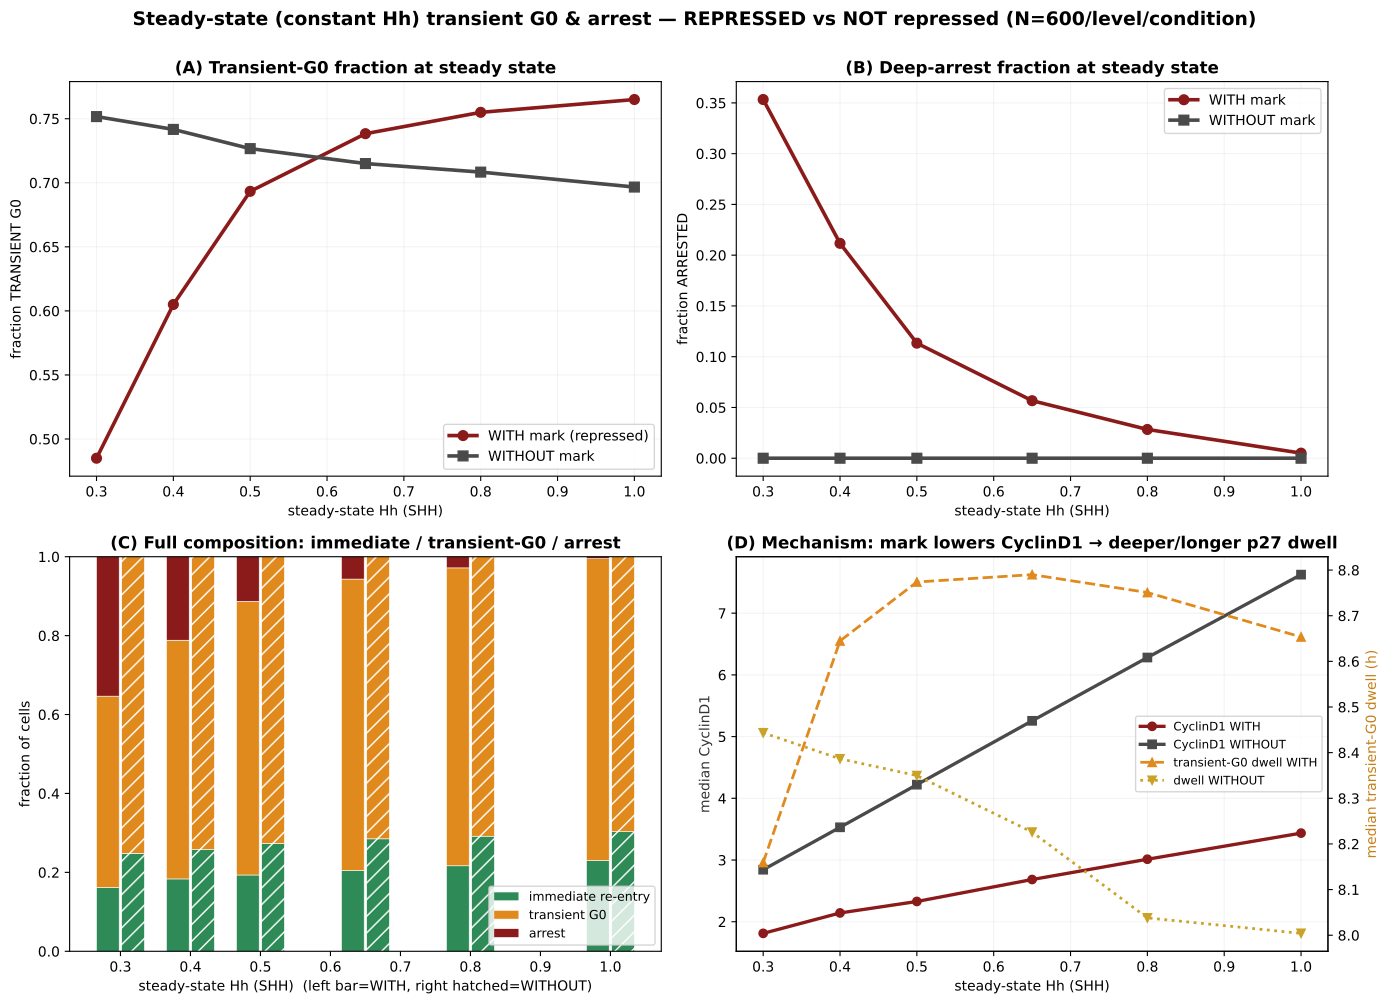

Generate this figure with Python:
"""STEADY-STATE transient-G0 fraction vs constant Hh — REPRESSED (f0_mk=0.233) vs NOT repressed (f0_mk=1.0).

Companion to sim_singlecell_withdrawal_g0: during WITHDRAWAL the transient-G0 count is confounded by arrest
(a repressed cell that would dwell in transient G0 may instead drop to terminal arrest). Holding Hh CONSTANT
removes that — each heterogeneous cell settles into a limit cycle (or arrests) and we classify it once.

Per-cell heterogeneity (paired across conditions; same draws as the withdrawal sim):
  mu, del_mk, kDeEZ, P21_div (birth p27), k_Cd_translation (CyclinD1 setpoint).
Classification at steady state (probe_transient_g0 / sim_g0_bifurcation conventions):
  divisions = MPF peaks; dwell = period × fraction-of-cycle in (pre-S ∧ p27>0.1).
  <2 divisions               -> ARREST (deep quiescence)
  cycling, dwell ≥ 2 h       -> TRANSIENT G0 (CDK2-low branch)
  cycling, dwell < 2 h       -> IMMEDIATE re-entry (CDK2-inc branch)

Mechanistic question: the mark lowers CyclinD1 (lower CyclinD1/p27 ratio → p27-dominant). Does that give
MORE transient G0 at steady state (opposite of the arrest-confounded withdrawal appearance)?

Run:  ./venv/bin/python simulations/sim_steadystate_g0_mark.py [--n=400] [--workers=9] [--fresh]
"""
import sys, os
sys.path.insert(0, os.path.dirname(os.path.dirname(os.path.abspath(__file__))))
import numpy as np
import matplotlib
matplotlib.use('Agg')
import matplotlib.pyplot as plt
from scipy.signal import find_peaks
import tellurium as te
import multiprocessing as mp
from src.build_model_v44_heldt import build_model_v44

SEL = ['time', 'MPF', 'P21', 'aRc', 'Dna', 'Cd']
GNP = dict(MYCN_amplification=1.0, Ptch1_copy_number=1.0, p16=0.0, p18=0.464, kSyP21=0.002, EZH2i=0)
SHH_LEVELS = [0.30, 0.40, 0.50, 0.65, 0.80, 1.00]
T_END, N_PTS, SETTLE, DWELL_CUT, P27_HI = 12000, 20000, 6000, 2.0, 0.1

_RR = None


def _init_worker(_):
    global _RR
    _RR = te.loada(build_model_v44(with_ezh2=True, with_hh=True))
    _RR.integrator.setValue('absolute_tolerance', 1e-9); _RR.integrator.setValue('relative_tolerance', 1e-6)
    try: _RR.integrator.setValue('maximum_num_steps', 300000)
    except Exception: pass


def _work(task):
    i, shh, f0, mu, delmk, kdeez, p21d, ktl = task
    _RR.reset()
    _RR['SHH'] = shh
    for k, v in GNP.items(): _RR[k] = v
    _RR['mu'] = mu; _RR['del_mk'] = delmk; _RR['kDeEZ'] = kdeez
    _RR['P21_div'] = p21d; _RR['k_Cd_translation'] = ktl; _RR['f0_mk'] = f0
    try:
        r = _RR.simulate(0, T_END, N_PTS, selections=SEL)
    except Exception:
        return (i, shh, f0, 'arrest', np.nan, np.nan, np.nan)
    t = r['time']; m = t >= SETTLE; tt = t[m]; dt = tt[1] - tt[0]
    cd = float(np.mean(r['Cd'][m]))
    pk, _ = find_peaks(r['MPF'][m], prominence=0.15, distance=max(1, int(200 / dt)))
    if len(pk) < 2:
        return (i, shh, f0, 'arrest', np.nan, cd, np.nan)
    per = float(np.mean(np.diff(tt[pk]))) / 60.0
    P21 = r['P21'][m]; aRc = r['aRc'][m]; Dna = r['Dna'][m]
    inS = (aRc > 0.05) & (Dna < 0.98); inG2 = Dna >= 0.98; preS = ~inS & ~inG2
    dwell = per * (preS & (P21 > P27_HI)).mean() / ((preS | inS | inG2).mean() or 1.0)
    cls = 'transient' if dwell >= DWELL_CUT else 'immediate'
    return (i, shh, f0, cls, dwell, cd, per)


def _arg(flag, default):
    for a in sys.argv:
        if a.startswith(flag + '='): return a.split('=', 1)[1]
    return default


if __name__ == '__main__':
    FRESH = '--fresh' in sys.argv
    N = int(_arg('--n', 400))
    WORKERS = int(_arg('--workers', max(1, mp.cpu_count() - 1)))
    CACHE = 'simulations/sim_steadystate_g0_mark_cache.npz'

    if FRESH or not os.path.exists(CACHE):
        rng = np.random.default_rng(11)
        mu_i = np.clip(0.0005 * np.exp(rng.normal(0, 0.22, N)), 0.00033, 0.00075)
        delmk_i = np.clip(0.0007 * np.exp(rng.normal(0, 0.30, N)), 0.0003, 0.0016)
        kdeez_i = np.clip(0.00015 * np.exp(rng.normal(0, 0.30, N)), 0.00007, 0.00033)
        p21d_i = np.clip(np.exp(rng.normal(np.log(0.45), 0.55, N)), 0.12, 2.0)
        ktl_i = np.clip(0.801 * np.exp(rng.normal(0, 0.33, N)), 0.35, 1.6)
        tasks = []
        for shh in SHH_LEVELS:
            for f0 in (0.233, 1.0):
                for i in range(N):
                    tasks.append((i, shh, f0, mu_i[i], delmk_i[i], kdeez_i[i], p21d_i[i], ktl_i[i]))
        print(f'running {len(tasks)} cells on {WORKERS} workers ...', flush=True)
        with mp.get_context('spawn').Pool(WORKERS, initializer=_init_worker, initargs=(None,)) as pool:
            results = []
            for k, res in enumerate(pool.imap_unordered(_work, tasks, chunksize=8)):
                results.append(res)
                if (k + 1) % 500 == 0: print(f'  {k+1}/{len(tasks)} done', flush=True)
        # aggregate fractions per (SHH, cond)
        cls_codes = {'immediate': 0, 'transient': 1, 'arrest': 2}
        agg = {}
        for f0, tag in [(0.233, 'W'), (1.0, 'N')]:
            frac = np.zeros((len(SHH_LEVELS), 3)); dwell_med = np.full(len(SHH_LEVELS), np.nan); cd_med = np.full(len(SHH_LEVELS), np.nan)
            for si, shh in enumerate(SHH_LEVELS):
                sub = [r for r in results if r[1] == shh and r[2] == f0]
                codes = np.array([cls_codes[r[3]] for r in sub])
                for c in range(3): frac[si, c] = np.mean(codes == c)
                dw = np.array([r[4] for r in sub if r[3] == 'transient'])
                dwell_med[si] = np.nanmedian(dw) if len(dw) else np.nan
                cd_med[si] = np.nanmedian([r[5] for r in sub])
            agg[f'{tag}_frac'] = frac; agg[f'{tag}_dwell'] = dwell_med; agg[f'{tag}_cd'] = cd_med
        np.savez(CACHE, shh=np.array(SHH_LEVELS), N=N, **agg)
        print('cached ->', CACHE, flush=True)

    z = np.load(CACHE)
    shh = z['shh']; Nc = int(z['N'])
    Wf, Nf = z['W_frac'], z['N_frac']

    fig, ax = plt.subplots(2, 2, figsize=(14, 10))
    # (A) transient-G0 fraction vs SHH
    a = ax[0, 0]
    a.plot(shh, Wf[:, 1], '-o', color='#8b1a1a', lw=2.6, ms=7, label='WITH mark (repressed)')
    a.plot(shh, Nf[:, 1], '-s', color='#4a4a4a', lw=2.6, ms=7, label='WITHOUT mark')
    a.set_xlabel('steady-state Hh (SHH)'); a.set_ylabel('fraction TRANSIENT G0')
    a.set_title('(A) Transient-G0 fraction at steady state', fontweight='bold', fontsize=12)
    a.legend(fontsize=10); a.grid(alpha=0.15)
    # (B) arrest fraction vs SHH
    a = ax[0, 1]
    a.plot(shh, Wf[:, 2], '-o', color='#8b1a1a', lw=2.6, ms=7, label='WITH mark')
    a.plot(shh, Nf[:, 2], '-s', color='#4a4a4a', lw=2.6, ms=7, label='WITHOUT mark')
    a.set_xlabel('steady-state Hh (SHH)'); a.set_ylabel('fraction ARRESTED')
    a.set_title('(B) Deep-arrest fraction at steady state', fontweight='bold', fontsize=12)
    a.legend(fontsize=10); a.grid(alpha=0.15)
    # (C) stacked composition — WITH (left offset) vs WITHOUT (right offset)
    a = ax[1, 0]
    labels = ['immediate re-entry', 'transient G0', 'arrest']; cols = ['#2e8b57', '#e08a1e', '#8b1a1a']
    w = 0.018; x = shh
    for grp, frac, off, hatch in [('WITH', Wf, -w, None), ('WITHOUT', Nf, +w, '//')]:
        bottom = np.zeros(len(shh))
        for c in range(3):
            a.bar(x + off, frac[:, c], width=w * 1.8, bottom=bottom, color=cols[c], hatch=hatch,
                  edgecolor='white', lw=0.4, label=(labels[c] if grp == 'WITH' else None))
            bottom += frac[:, c]
    a.set_xlabel('steady-state Hh (SHH)  (left bar=WITH, right hatched=WITHOUT)'); a.set_ylabel('fraction of cells')
    a.set_title('(C) Full composition: immediate / transient-G0 / arrest', fontweight='bold', fontsize=12)
    a.legend(fontsize=9, loc='lower right'); a.set_ylim(0, 1)
    # (D) mechanism: median CyclinD1 (cycling) vs SHH + median transient-G0 dwell
    a = ax[1, 1]
    a.plot(shh, z['W_cd'], '-o', color='#8b1a1a', lw=2.4, ms=6, label='CyclinD1 WITH')
    a.plot(shh, z['N_cd'], '-s', color='#4a4a4a', lw=2.4, ms=6, label='CyclinD1 WITHOUT')
    a.set_xlabel('steady-state Hh (SHH)'); a.set_ylabel('median CyclinD1', color='#333')
    a2 = a.twinx()
    a2.plot(shh, z['W_dwell'], '--^', color='#e08a1e', lw=2.0, ms=6, label='transient-G0 dwell WITH')
    a2.plot(shh, z['N_dwell'], ':v', color='#c9a227', lw=2.0, ms=6, label='dwell WITHOUT')
    a2.set_ylabel('median transient-G0 dwell (h)', color='#c47f17')
    a.set_title('(D) Mechanism: mark lowers CyclinD1 → deeper/longer p27 dwell', fontweight='bold', fontsize=12)
    h1, l1 = a.get_legend_handles_labels(); h2, l2 = a2.get_legend_handles_labels()
    a.legend(h1 + h2, l1 + l2, fontsize=8.5, loc='center right'); a.grid(alpha=0.15)

    fig.suptitle(f'Steady-state (constant Hh) transient G0 & arrest — REPRESSED vs NOT repressed (N={Nc}/level/condition)',
                 fontsize=13.5, fontweight='bold', y=1.0)
    plt.tight_layout()
    plt.savefig('simulations/sim_steadystate_g0_mark.png', dpi=150, bbox_inches='tight')
    plt.savefig('simulations/sim_steadystate_g0_mark.pdf', bbox_inches='tight')
    plt.close()
    for si, s in enumerate(shh):
        print(f'SHH={s:.2f}  WITH[imm/tG0/arr]={Wf[si].round(2)}  WITHOUT={Nf[si].round(2)}')
    print('Saved sim_steadystate_g0_mark.png')
